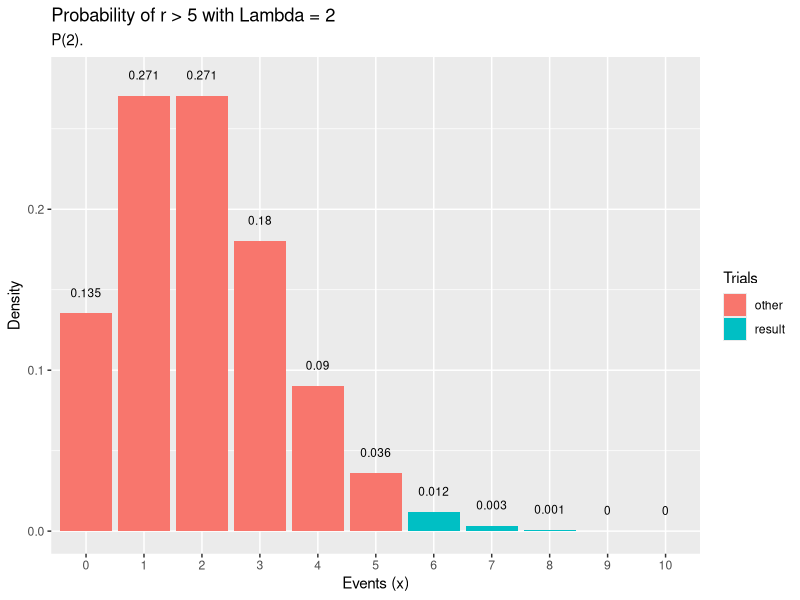
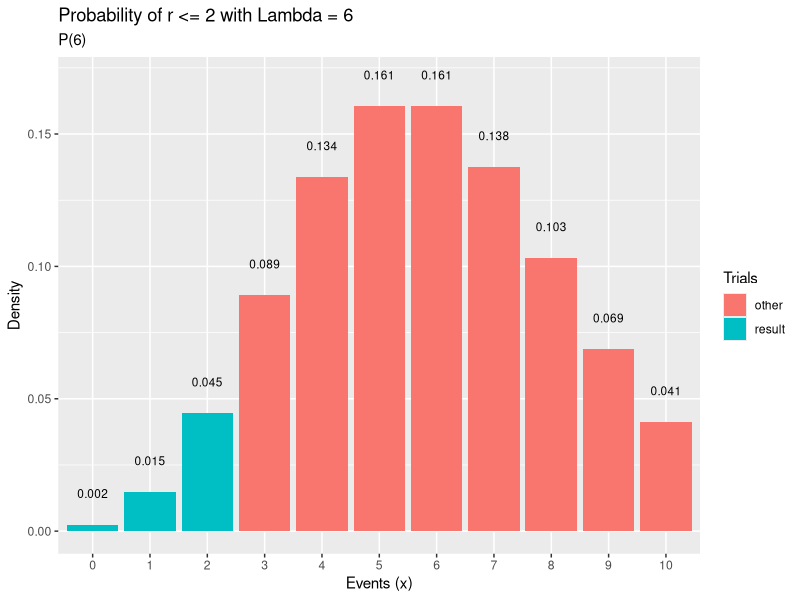
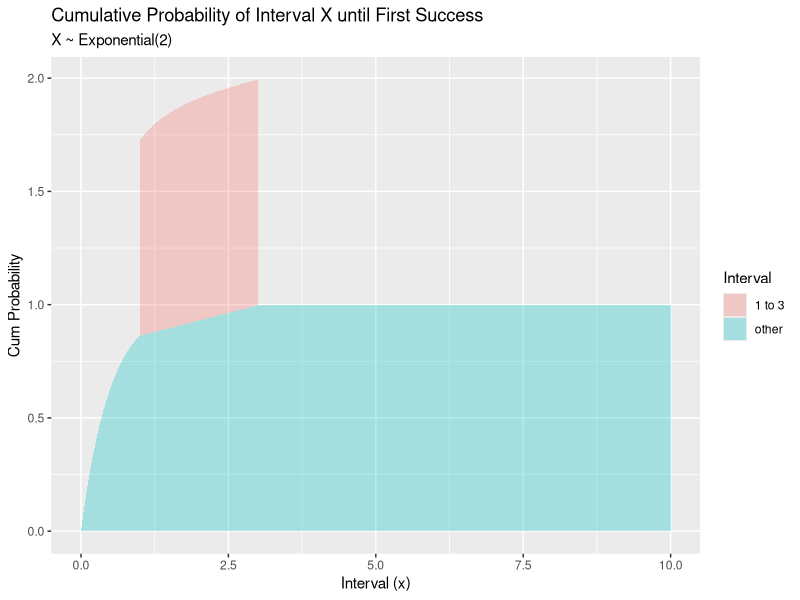

Generate these figures, in order, with R:
ipak <- function(pkg){
  new.pkg <- pkg[!(pkg %in% installed.packages()[, "Package"])]
  if (length(new.pkg)) 
    install.packages(new.pkg, dependencies = TRUE)
  sapply(pkg, require, character.only = TRUE)
}

packages <- c("dplyr", "ggplot2")
ipak(packages)

## cantidad de interferencias en un sistema eléctrico sigue una ley de Poisson con una media de 2 interferencias por día

# a) P(X > 5)
lambda <- 2
x <- 5
result <- ppois(x, lambda, lower=FALSE)

events <- 0:10
df <- data.frame(events, density = dpois(x = events, lambda)) %>%
  mutate(Trials = ifelse((events > 5), "result", "other")) 
ggplot(df, aes(x = factor(events), y = dpois(x = events, lambda), fill = Trials)) +
  geom_col() +
  geom_text(
    aes(label = round(density,3), y = density + 0.01),
    position = position_dodge(0.9),
    size = 3,
    vjust = 0
  ) +
  labs(title = "Probability of r > 5 with Lambda = 2",
       subtitle = "P(2).",
       x = "Events (x)",
       y = "Density")

# b) a lo sumo 2 interferencias en el transcurso de tres días consecutivos elegidos al azar. P(Y ≤ 2)

lambda <- 6
x <- 2
result <- ppois(x, lambda, lower=TRUE)

events <- 0:10
df <- data.frame(events, density = dpois(x = events, lambda)) %>%
  mutate(Trials = ifelse((events <= 2), "result", "other")) 
ggplot(df, aes(x = factor(events), y = dpois(x = events, lambda), fill = Trials)) +
  geom_col() +
  geom_text(
    aes(label = round(density,3), y = density + 0.01),
    position = position_dodge(0.9),
    size = 3,
    vjust = 0
  ) +
  labs(title = "Probability of r <= 2 with Lambda = 6",
       subtitle = "P(6)",
       x = "Events (x)",
       y = "Density")

# c) probabilidad de que transcurran entre 1 y 3 días hasta la ocurrencia de alguna interferencia. P(1 ≤ X ≤ 3)

rate <- 2
x1 <- 1
x2 <- 3
result <- pexp(x2, rate) - pexp(x1, rate)

data.frame(x = 0:1000 / 100, prob = pexp(q = 0:1000 / 100, rate = rate, lower.tail = TRUE)) %>%
  mutate(Interval = ifelse(x >= 1 & x <= 3, "1 to 3", "other")) %>%
  ggplot(aes(x = x, y = prob, fill = Interval)) +
    geom_area(alpha = 0.3) +
    labs(title = "Cumulative Probability of Interval X until First Success",
       subtitle = "X ~ Exponential(2)",
       x = "Interval (x)",
       y = "Cum Probability") 
